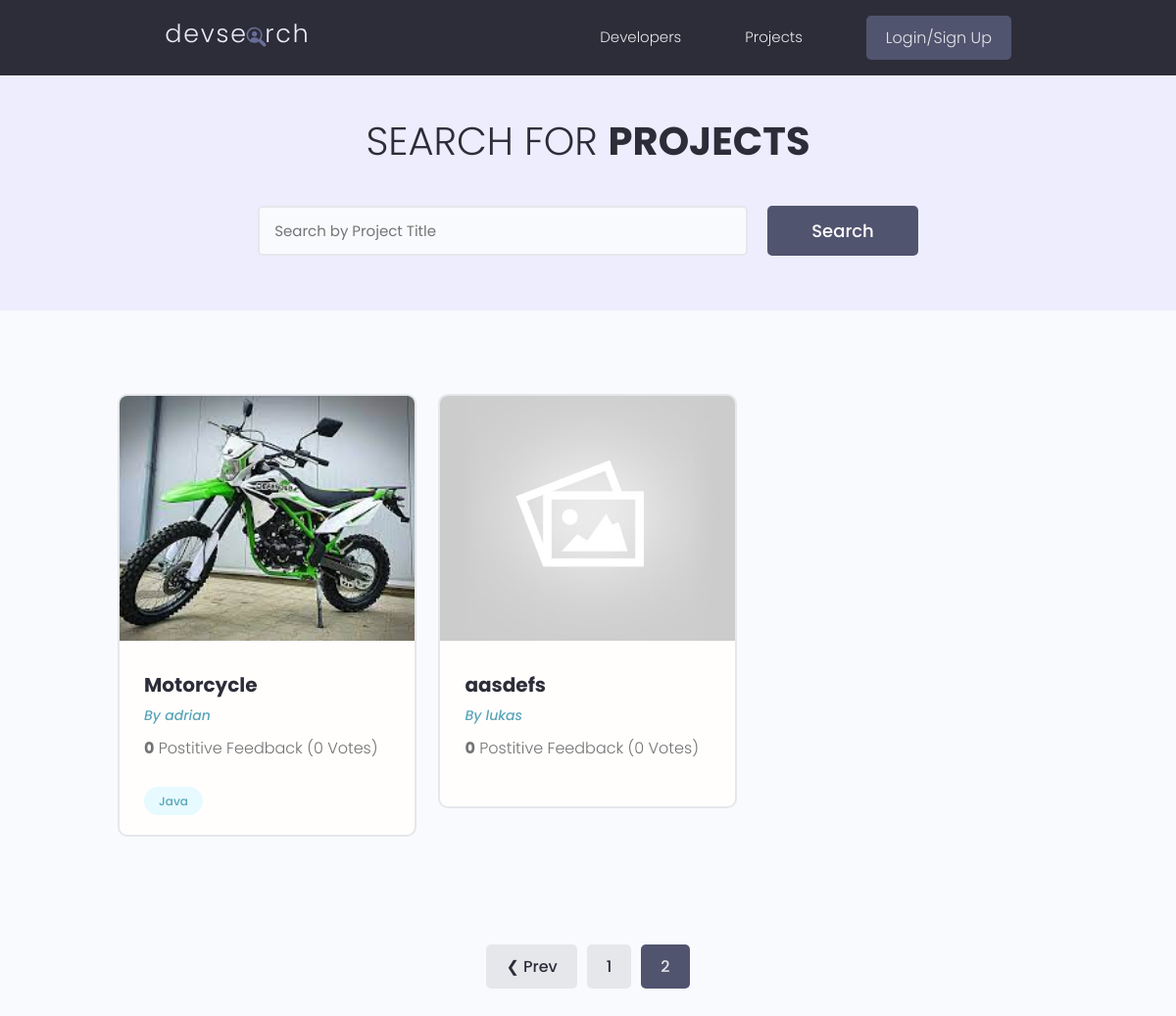
The page /projects/?page=2 on the database as committed earlier.
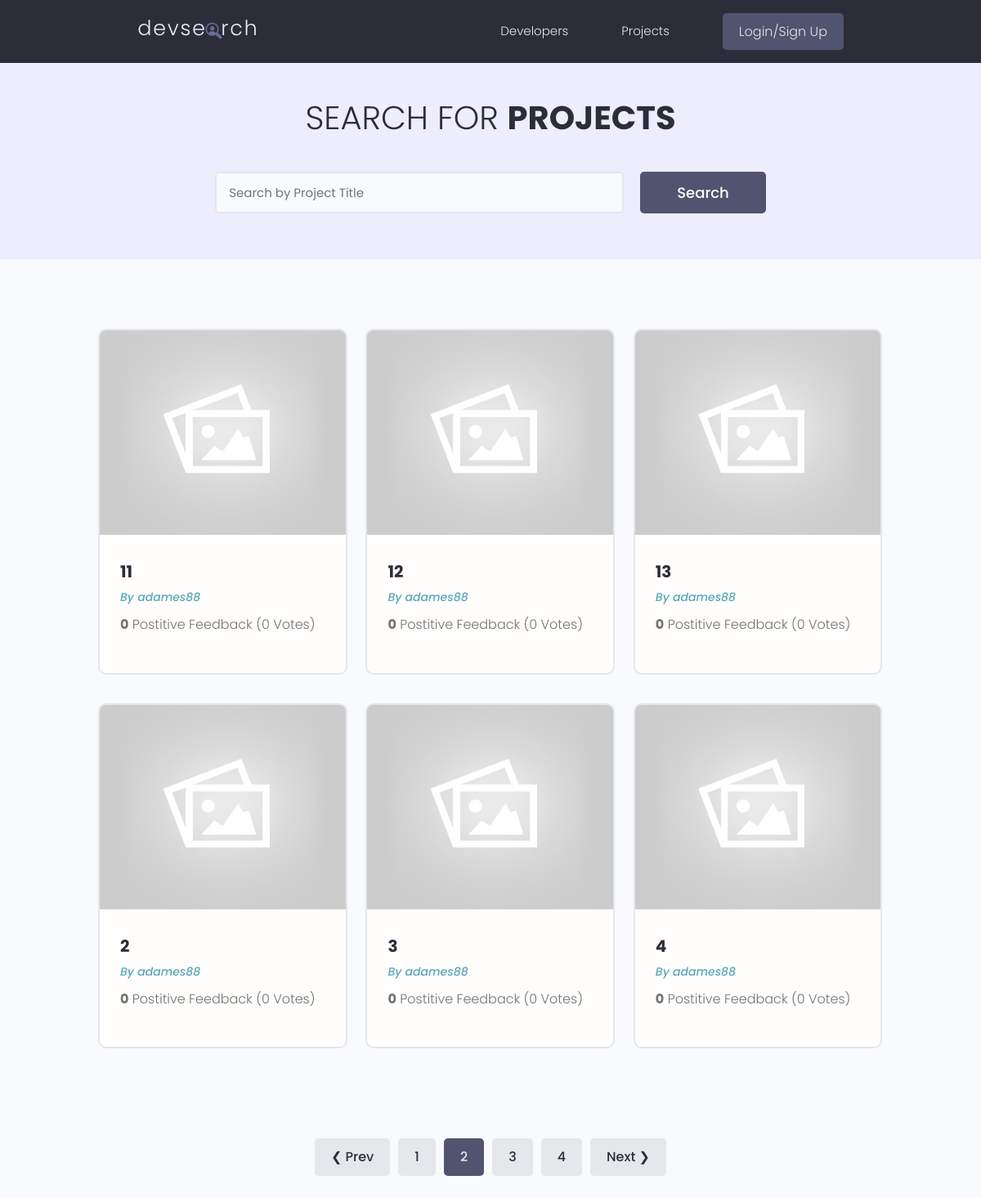
The same page on the database as committed later.
### projects/models.py (models this page shows, shortened)
class Project(models.Model):
    id = models.UUIDField(default=uuid.uuid4, unique=True,
    primary_key=True, editable=False)
    owner = models.ForeignKey(Profile, on_delete=models.SET_NULL,null=True,blank=True)
    title = models.CharField(max_length=200)
    description = models.TextField(null=True, blank=True)
    featured_image = models.ImageField(null=True,blank=True, default="default.jpg")
    demo_link = models.CharField(max_length=2000,null=True,blank=True)
    source_link = models.CharField(max_length=2000,null=True,blank=True)
    tags = models.ManyToManyField("Tag",blank=True )
    vote_total = models.IntegerField(default=0, null=True,blank=True)
    vote_ratio = models.IntegerField(default=0, null=True,blank=True)
    created = models.DateTimeField(auto_now_add=True)
    updated = models.DateTimeField(auto_now=True)
    class Meta:
        ordering = ["-vote_ratio","-vote_total", "title"]

class Tag (models.Model):
    id = models.UUIDField(default=uuid.uuid4, unique=True,
    primary_key=True, editable=False)
    name = models.CharField(max_length=200)
    created = models.DateTimeField(auto_now_add=True)
    def __str__(self):
        return self.name

### users/models.py (models this page shows)
class Profile(models.Model):
    id = models.UUIDField(default=uuid.uuid4, unique=True,
    primary_key=True, editable=False)
    user = models.OneToOneField(User, on_delete=models.CASCADE, null=True,blank=True)
    name = models.CharField(max_length=200, blank=True, null=True)
    username = models.CharField(max_length=200, blank=True, null=True)
    location = models.CharField(max_length=200, blank=True, null=True)
    email = models.EmailField(max_length=300, null= True, blank=True)
    short_info = models.CharField(max_length=200, blank=True, null=True)
    bio = models.TextField(blank=True, null=True)
    profile_image = models.ImageField(blank=True, null=True, upload_to="profiles/", default="profiles/user-default.png")
    social_github = models.CharField(max_length=200, blank=True, null=True)
    social_twitter = models.CharField(max_length=200, blank=True, null=True)
    social_linkedin = models.CharField(max_length=200, blank=True, null=True)
    social_youtube = models.CharField(max_length=200, blank=True, null=True)
    social_website = models.CharField(max_length=200, blank=True, null=True)
    social_stackoverflow = models.CharField(max_length=200, blank=True, null=True)
    created = models.DateTimeField(auto_now_add=True)
    def __str__(self):
        return str(self.username)

### projects/views.py (the view)
# urls.py: path("projects/",include("projects.urls")),
def projects (request):
    search_query = ""
    if request.GET.get("search_query"):
        search_query = request.GET.get("search_query")
    tag = Tag.objects.filter(name__icontains = search_query)
    projects = Project.objects.distinct().filter(
    Q(title__icontains = search_query)|
    Q(description__icontains = search_query) |
    Q(tags__in = tag) |
    Q(owner__name__icontains = search_query)
       )
    page = request.GET.get("page")
    paginator= Paginator(projects, 6)
    try:
        projects = paginator.page(page)
    except PageNotAnInteger:
        page = 1
        projects = paginator.page(page)
    except EmptyPage:
        page = paginator.num_pages
        projects = paginator.page(page)
    left_index = (int(page) - 4)
    if left_index <1:
        left_index = 1
    right_index = (int(page) + 5)
    if right_index > paginator.num_pages:
        right_index = paginator.num_pages+1
    custom_range= range(left_index,right_index)
    context = {"projects":projects, "search_query":search_query, "paginator":paginator, "custom_range":custom_range}
    return render(request, "projects/projects.html", context)

### projects/templates/projects/projects.html (shortened to what this page needs)
{% extends 'main.html' %}
{% block content %}
<main class="projects">
    <section class="hero-section text-center">
        <div class="container container--narrow">
            <div class="hero-section__box">
                <h2>Search for <span>Projects</span></h2>
            </div>
            <div class="hero-section__search">
                <form id="search_form" class="form" action="{% url 'projects' %}" method="get">
                    <div class="form__field">
                        <input class="input input--text" id="formInput#search" type="text" name="search_query"
                           value="{{ search_query }}" placeholder="Search by Project Title" />
                    </div>
                    <input class="btn btn--sub btn--lg" type="submit" value="Search" />
                </form>
            </div>
        </div>
    </section>
    <section class="projectsList">
        <div class="container">
            <div class="grid grid--three">
                {% for project in projects %}
                <div class="column">
                    <div class="card project">
                        <a href="{% url 'project' project.id %}" class="project">
                            <img class="project__thumbnail" src="{{ project.featured_image.url }}" alt="project thumbnail" />
                            <div class="card__body">
                                <h3 class="project__title">{{ project.title }}</h3>
                                <p><a class="project__author" href="{% url 'profile' project.owner.id %}">By {{ project.owner}}</a></p>
                                <p class="project--rating">
                                    <span style="font-weight: bold;">{{ project.vote_ratio }}</span> Postitive
                                    Feedback ({{ project.vote_total }} Vote{{ project.vote_total|pluralize:"s" }})
                                </p>
                                <div class="project__tags">
                                    {% for tag in project.tags.all %}
                                    <span class="tag tag--pill tag--main">
                                        <small>{{tag}}</small>
                                    </span>
                                    {% endfor %}
                                </div>
                            </div>
                        </a>
                    </div>
                </div>
                {% endfor %}
            </div>
        </div>
    </section>
    {% include 'pagination.html' with queryset=projects custom_range=custom_range %}
</main>
{% endblock content %}

Rows that differ between the two databases and show on the page:
no longer on this page (row unchanged): Project: featured_image (picture), title "Motorcycle", owner "adrian", vote_ratio "0", vote_total "0"
no longer on this page (row unchanged): Tag: name "Java"
no longer on this page (row unchanged): Project: featured_image (placeholder picture), title "aasdefs", owner "lukas", vote_ratio "0", vote_total "0"
added Project: featured_image (placeholder picture), title "11", owner "adames88", vote_ratio "0", vote_total "0"
added Project: featured_image (placeholder picture), title "12", owner "adames88", vote_ratio "0", vote_total "0"
added Project: featured_image (placeholder picture), title "13", owner "adames88", vote_ratio "0", vote_total "0"
added Project: featured_image (placeholder picture), title "2", owner "adames88", vote_ratio "0", vote_total "0"
added Project: featured_image (placeholder picture), title "3", owner "adames88", vote_ratio "0", vote_total "0"
added Project: featured_image (placeholder picture), title "4", owner "adames88", vote_ratio "0", vote_total "0"
Other text that changed with them:
new list line: "3"
new list line: "4"
text now shown: "Next ❯"
